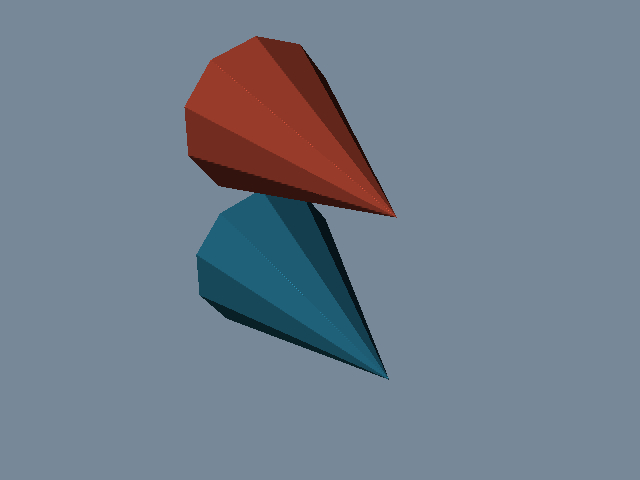

Python code for this plot:
#!/usr/bin/env python

# Render two cones with different material properties (one using
# GetProperty(), the other via an explicit vtkProperty), then animate
# 60 frames of azimuth rotation before entering interactive mode.

import time

# Factory overrides: importing these modules registers the OpenGL rendering
# and interaction style implementations for vtkRenderingCore factory classes.
import vtkmodules.vtkInteractionStyle  # noqa: F401
import vtkmodules.vtkRenderingOpenGL2  # noqa: F401

# VTK pipeline classes used in this example
from vtkmodules.vtkFiltersSources import vtkConeSource
from vtkmodules.vtkRenderingCore import (
    vtkActor,
    vtkPolyDataMapper,
    vtkProperty,
    vtkRenderWindow,
    vtkRenderWindowInteractor,
    vtkRenderer,
)

# Colors (normalized RGB)
peacock = (0.200, 0.631, 0.788)
tomato = (1.0, 0.388, 0.278)
light_slate_gray = (0.467, 0.533, 0.600)

# Source: generate a cone
cone = vtkConeSource()
cone.SetHeight(3.0)
cone.SetRadius(1.0)
cone.SetResolution(10)

# Mapper: map cone polygon data to graphics primitives
mapper = vtkPolyDataMapper()
mapper.SetInputConnection(cone.GetOutputPort())

# Actor 1: blue-green cone with specular highlights
actor1 = vtkActor()
actor1.SetMapper(mapper)
actor1.GetProperty().SetColor(peacock)
actor1.GetProperty().SetDiffuse(0.7)
actor1.GetProperty().SetSpecular(0.4)
actor1.GetProperty().SetSpecularPower(20)

# Property: explicit property for the second cone
prop2 = vtkProperty()
prop2.SetColor(tomato)
prop2.SetDiffuse(0.7)
prop2.SetSpecular(0.4)
prop2.SetSpecularPower(20)

# Actor 2: red cone offset upward, sharing the same mapper
actor2 = vtkActor()
actor2.SetMapper(mapper)
actor2.SetProperty(prop2)
actor2.SetPosition(0, 2, 0)

# Renderer: assemble the scene
renderer = vtkRenderer()
renderer.AddActor(actor1)
renderer.AddActor(actor2)
renderer.SetBackground(light_slate_gray)

# Window: display the rendered scene
render_window = vtkRenderWindow()
render_window.AddRenderer(renderer)
render_window.SetWindowName("cone material properties")
render_window.SetMultiSamples(0)
render_window.SetSize(640, 480)

# Scene: configure the camera
renderer.GetActiveCamera().Elevation(30)
renderer.ResetCamera()

# Interactor: handle mouse and keyboard events
interactor = vtkRenderWindowInteractor()
interactor.SetRenderWindow(render_window)

# Animation: rotate the camera 60° over 60 frames
for _ in range(60):
    time.sleep(0.03)
    render_window.Render()
    renderer.GetActiveCamera().Azimuth(1)

# Launch the interactive visualization
render_window.Render()
interactor.Start()
